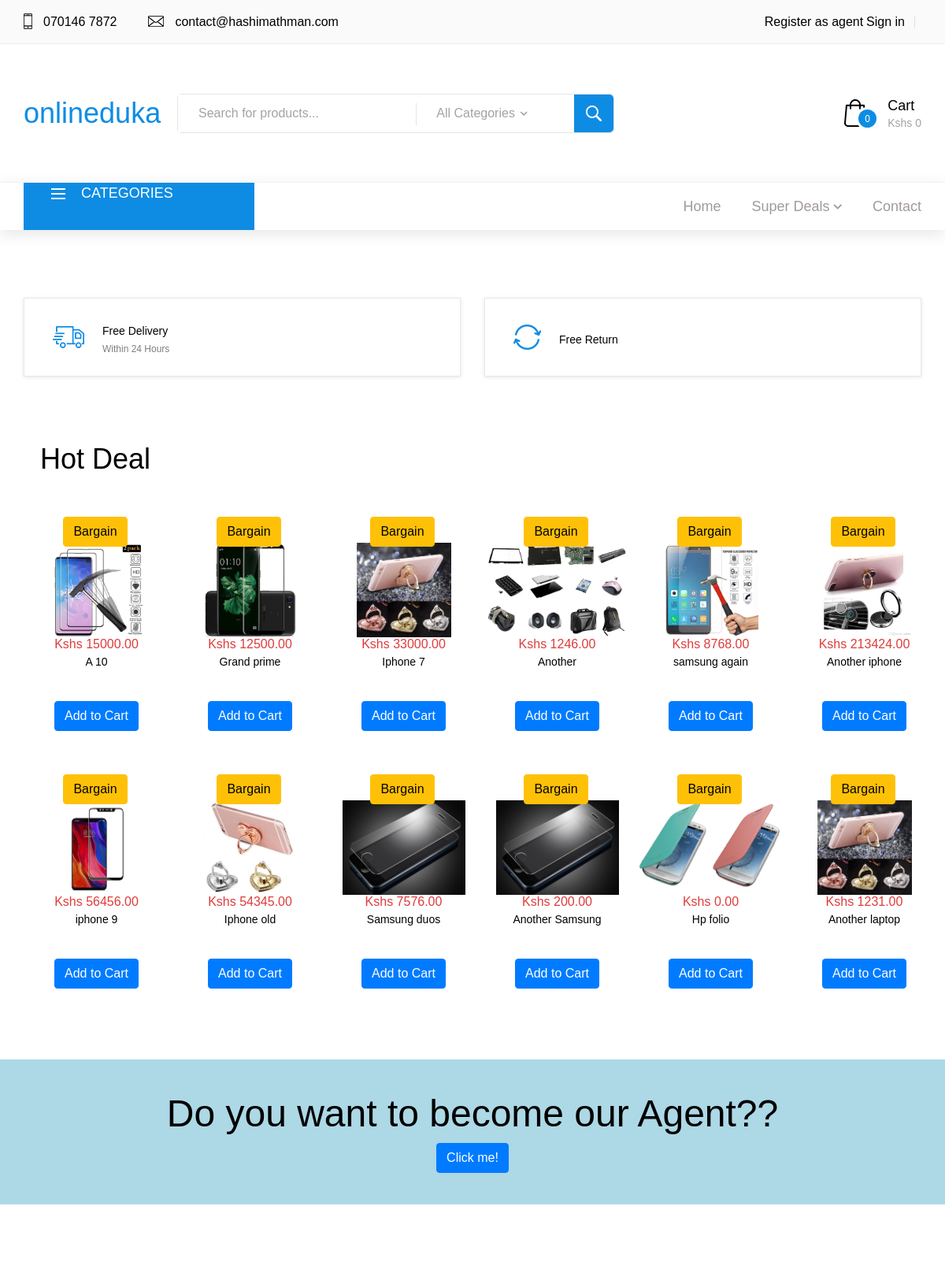
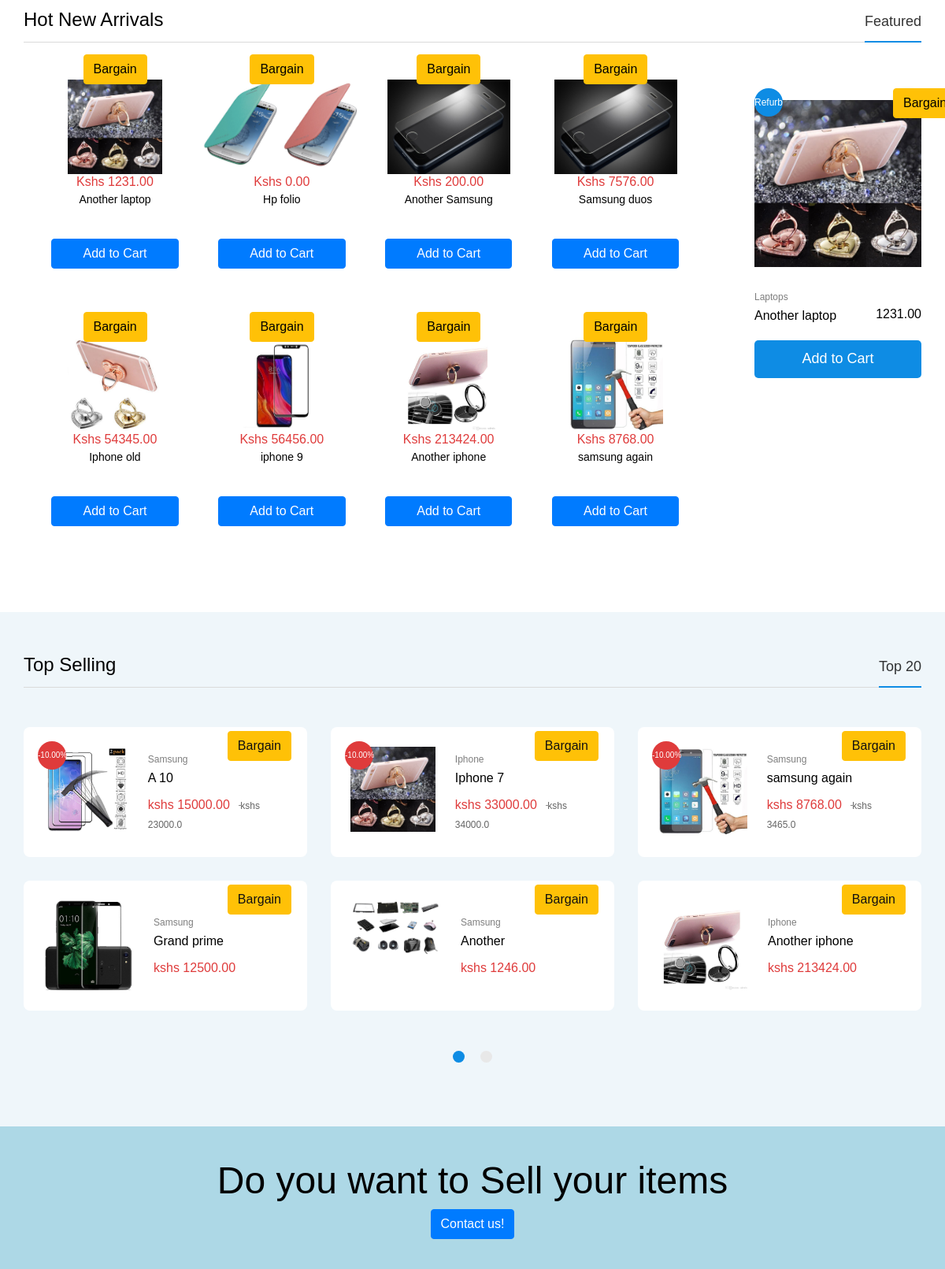
The page / (upper part) on the database its author committed (2 pictures, top to bottom).
### product/models.py (models this page shows, shortened)
class Prod(models.Model):
	subCategory = models.ForeignKey(SubCategory, on_delete=models.PROTECT)
	name 		= models.CharField(max_length=100)
	desc 		= RichTextField(blank=True, null=True)
	detail 		= RichTextField(null=True)
	origPrice	= models.FloatField(blank=True, null=True)
	price 		= models.DecimalField(default=0.00, max_digits=10, decimal_places=2)
	discount 	= models.DecimalField(default=10.00, max_digits=6, decimal_places=2)
	status 		= models.CharField(max_length=50, default="New")
	hotDeal 	= models.BooleanField(default=False)
	special 	= models.BooleanField(default=False)
	inStock 	= models.BooleanField(default=True)
	timestamp 	= models.DateTimeField(auto_now_add=True)
	slug 		= models.SlugField(max_length=500)
	keywords 	= RichTextField(blank=True, null=True)

class ProdMedia(models.Model):
	prod 	= models.ForeignKey(Prod, on_delete=models.CASCADE)
	pic 	= models.ImageField(upload_to='{}/'.format(prod.name)) # If possible upload to its repective folder

class SubCategory(models.Model):
	category 	= models.ForeignKey(Category, on_delete=models.PROTECT)
	name 		= models.CharField(max_length=100)
	pic 		= models.ImageField(upload_to="{}/{}/".format(category.name, name))
	slug 		= models.SlugField(max_length=100, blank=True, null=True, unique=True)
	desc 		= RichTextField(blank=True)

### product/views.py (the view)
# urls.py: path('', index, name="index"),
def index(request):
	template_name = './main/index.html'
	specials = Prod.objects.filter(special=True)
	subCategories = SubCategory.objects.all()
	hotDeals = Prod.objects.filter(hotDeal=True)
	newArrivals = Prod.objects.all().order_by('-pk')[:8]
	topSellings = Prod.objects.all()[:20]
	prods = Prod.objects.all()[:12]
	context = {
		'subCategories':subCategories,
		'hotDeals':hotDeals,
		'specials':specials,
		'prods':prods,
		'newArrivals':newArrivals,
		'topSellings':topSellings,
		}
	return render(request, template_name, context)

### product/context_processors.py (called while the page is built)
def cartIn(request):
	try:
		card_id = request.session.get("cart", None)
		cart = Cart.objects.get(pk=card_id)
	except:
		cart = []
	return {'cartIn': cart}

def cats(request):
	cats = Category.objects.all()
	return {'cats':cats}

def pop(request):
	pop = False
	return {'pop':pop}

### product/templates/main/index.html (shortened to what this page needs)
{% extends 'base.html' %}
{% load static %}
{% block customStyles %}
	<link rel="stylesheet" type="text/css" href="{% static 'plugins/slick-1.8.0/slick.css' %}">
	<link rel="stylesheet" type="text/css" href="{% static 'plugins/slick-1.8.0/slick-theme.css' %}">
	<link rel="stylesheet" type="text/css" href="{% static 'styles/main_styles.css' %}">
	<link rel="stylesheet" type="text/css" href="{% static 'styles/responsive.css' %}">
{% endblock %}
{% block content %}
	<div class="characteristics">
		<div class="container">
			<div class="row">
				<div class="col-lg-6 col-md-6 char_col">
					<div class="char_item d-flex flex-row align-items-center justify-content-start">
						<div class="char_icon"><img src="{% static 'images/char_1.png' %}" alt=""></div>
						<div class="char_content">
							<div class="char_title">Free Delivery</div>
							<div class="char_subtitle">Within 24 Hours</div>
						</div>
					</div>
				</div>
				<div class="col-lg-6 col-md-6 char_col">
					<div class="char_item d-flex flex-row align-items-center justify-content-start">
						<div class="char_icon"><img src="{% static 'images/char_2.png' %}" alt=""></div>
						<div class="char_content">
							<div class="char_title">Free Return</div>
						</div>
					</div>
				</div>
			</div>
		</div>
	</div>
	<div class="deals_featured">
		<div class="container">
			<div align="left" class="alert alert-heading">
						<h2>Hot Deal</h2>
					</div>
			<div class="row" style="margin-bottom: 50px;">
					{% for prod in prods%}
						<div class="col-lg-2 col-md-3 col-6" style="">
							<div class="product_item discount flex-column align-items-center text-center">
								<div class="product_image d-flex flex-column align-items-center justify-content-center"><a href="{% url 'product:prod' prod.slug %}"><img src="{{prod.prodmedia_set.first.pic.url}}" alt="" height="120" style="width: auto;"></a></div>
								<div class="product_content">
									<div class="product_price discount">Kshs {{prod.price}}
										</div>
									<div style="height: 60px;"><a href="{% url 'product:prod' prod.slug %}" style="color: black;">{{prod.name}}</a></div>
									<div class="">
										<form action="{% url 'cart:createCartProd' prod.slug %}" method="get" class="cart-form-ajax">
										<button class="btn btn-primary" type="submit">Add to Cart</button>
									</form>
									</div>
								</div>
								<div class="product_fav">
								<a class="btn btn-warning" data-toggle="modal" data-target="#exampleModalCenter">Bargain</a></div>
							</div>
						</div>
						{% endfor %}
			</div>
		</div>
	</div>
	<div class="banner_advert" animate heartBeat>
		<div class="big-text animate heartBeat">
			<h1>Do you want to become our Agent??</h1>
		</div>
		<a class="btn btn-primary" data-toggle="modal" data-target="#exampleModalLong">Click me!</a>
	</div>
	<div class="new_arrivals" id="hotArrivals">
		<div class="container">
			<div class="row">
				<div class="col">
					<div class="tabbed_container">
						<div class="tabs clearfix tabs-right">
							<div class="new_arrivals_title">Hot New Arrivals</div>
							<ul class="clearfix">
								<li class="active">Featured</li>
							</ul>
							<div class="tabs_line"><span></span></div>
						</div>
						<div class="row">
							<div class="col-lg-9" style="z-index:1;">
													<div class="deals_featured">
								<div class="container">
									<div class="row" style="margin-bottom: 50px;">
											{% for newArrival in newArrivals%}
											<div class="col-lg-3 col-md-3 col-6" style="">
												<div class="product_item discount flex-column align-items-center text-center" >
													<div class="product_image d-flex flex-column align-items-center justify-content-center"><a href="{% url 'product:prod' newArrival.slug %}"><img src="{{newArrival.prodmedia_set.first.pic.url}}" alt="" height="120" style="width: auto;"></a></div>
													<div class="product_content">
														<div class="product_price discount">Kshs {{newArrival.price}}
															</div>
														<div style="height: 60px; "><a href="{% url 'product:prod' newArrival.slug %}" style="color: black;">{{newArrival.name}}</a></div>
														<div class="">
															<form action="{% url 'cart:createCartProd' newArrival.slug %}" method="get" class="cart-form-ajax">
															<button class="btn btn-primary" type="submit" style="width: 80%;">Add to Cart</button>
														</form>
														</div>
													</div>
													<div class="product_fav">
													<a class="btn btn-warning" data-toggle="modal" data-target="#exampleModalCenter">Bargain</a></div>
												</div>
											</div>
											{% endfor %}
									</div>
								</div>
							</div>
							</div>
							<div class="col-lg-3">
								<div class="arrivals_single clearfix">
									<div class="d-flex flex-column align-items-center justify-content-center">
										<div class="arrivals_single_image"><a href="{% url 'product:prod' newArrivals.first.slug %}"><img src="{{newArrivals.first.prodmedia_set.first.pic.url }}" alt=""></a></div>
										<div class="arrivals_single_content">
											<div class="arrivals_single_category"><a href="{% url 'product:shop' newArrivals.first.subCategory.slug %}">{{newArrivals.first.subCategory.name}}</a></div>
											<div class="arrivals_single_name_container clearfix">
												<div class="arrivals_single_name"><a href="{% url 'product:prod' newArrivals.first.slug%}">{{newArrivals.first.name}}</a></div>
												<div class="arrivals_single_price text-right">{{newArrivals.first.price}}</div>
											</div>
											<form action="{% url 'cart:createCartProd' newArrivals.first.slug %}" method="get" class="cart-form-ajax"><button class="arrivals_single_button" type="submit">Add to Cart</button></form>
										</div>
										<div class="product_fav">
											<a class="btn btn-warning" data-toggle="modal" data-target="#exampleModalCenter">Bargain</a></div>
										<ul class="arrivals_single_marks product_marks">
											<li class="arrivals_single_mark product_mark product_new">{{newArrivals.first.status}}</li>
										</ul>
									</div>
								</div>
							</div>
						</div>
					</div>
				</div>
			</div>
		</div>
	</div>
	<div class="best_sellers" id="topSellings">
		<div class="container">
			<div class="row">
				<div class="col">
					<div class="tabbed_container">
						<div class="tabs clearfix tabs-right">
							<div class="new_arrivals_title">Top Selling</div>
							<ul class="clearfix">
								<li class="active">Top 20</li>
							</ul>
							<div class="tabs_line"><span></span></div>
						</div>
						<div class="bestsellers_panel panel active">
							<div class="bestsellers_slider slider">
								{% for topSelling in topSellings %}
								<div class="bestsellers_item discount">
									<div class="bestsellers_item_container d-flex flex-row align-items-center justify-content-start">
										<div class="bestsellers_image"><a href="{% url 'product:prod' topSelling.slug %}"><img src="{{topSelling.prodmedia_set.first.pic.url}}" alt=""></a></div>
										<div class="bestsellers_content">
											<div class="bestsellers_category"><a href="{% url 'product:shop' topSelling.slug %}">{{topSelling.subCategory.name}}</a></div>
											<div class="bestsellers_name"><a href="{% url 'product:prod' topSelling.slug %}">{{topSelling.name}}</a></div>
											<div class="bestsellers_price discount">kshs {{topSelling.price }}
												{% if topSelling.origPrice %}<span>kshs {{topSelling.origPrice }}</span>{% endif %}</div>
										</div>
									</div>
									<div class="product_fav" align="right">
											<a class="btn btn-warning" data-toggle="modal" data-target="#exampleModalCenter">Bargain</a></div>
									<ul class="bestsellers_marks">
										{% if topSelling.origPrice %}
										<li class="bestsellers_mark bestsellers_discount">-{{topSelling.discount}}%</li>
										{% endif %}
									</ul>
								</div>
								{% endfor %}
							</div>
						</div>
					</div>
				</div>
			</div>
		</div>
	</div>
	<div class="banner_advert" animate heartBeat>
		<div class="big-text animate heartBeat">
			<h1>Do you want to Sell your items</h1>
		</div>
		<a class="btn btn-primary" data-toggle="modal" data-target="#exampleModal2">Contact us!</a>
	</div>
{% endblock %}

### rows shown on the page
Prod: prodmedia_set.first.pic (picture), price "15000.00", name "A 10", subCategory.name "Samsung", origPrice "23000.0", discount "10.00"
Prod: prodmedia_set.first.pic (picture), price "12500.00", name "Grand prime", subCategory.name "Samsung"
Prod: prodmedia_set.first.pic (picture), price "33000.00", name "Iphone 7", subCategory.name "Iphone", origPrice "34000.0", discount "10.00"
Prod: prodmedia_set.first.pic (picture), price "1246.00", name "Another", subCategory.name "Samsung"
Prod: prodmedia_set.first.pic (picture), price "8768.00", name "samsung again", subCategory.name "Samsung", origPrice "3465.0", discount "10.00"
Prod: prodmedia_set.first.pic (picture), price "213424.00", name "Another iphone", subCategory.name "Iphone"
Prod: prodmedia_set.first.pic (picture), price "56456.00", name "iphone 9"
Prod: prodmedia_set.first.pic (picture), price "54345.00", name "Iphone old"
Prod: prodmedia_set.first.pic (picture), price "7576.00", name "Samsung duos"
Prod: prodmedia_set.first.pic (picture), price "200.00", name "Another Samsung"
Prod: prodmedia_set.first.pic (picture), price "0.00", name "Hp folio"
Prod: prodmedia_set.first.pic (picture), price "1231.00", name "Another laptop", first.prodmedia_set.first.pic (picture), first.subCategory.name "Laptops", first.name "Another laptop", first.price "1231.00", first.status "Refurb"
